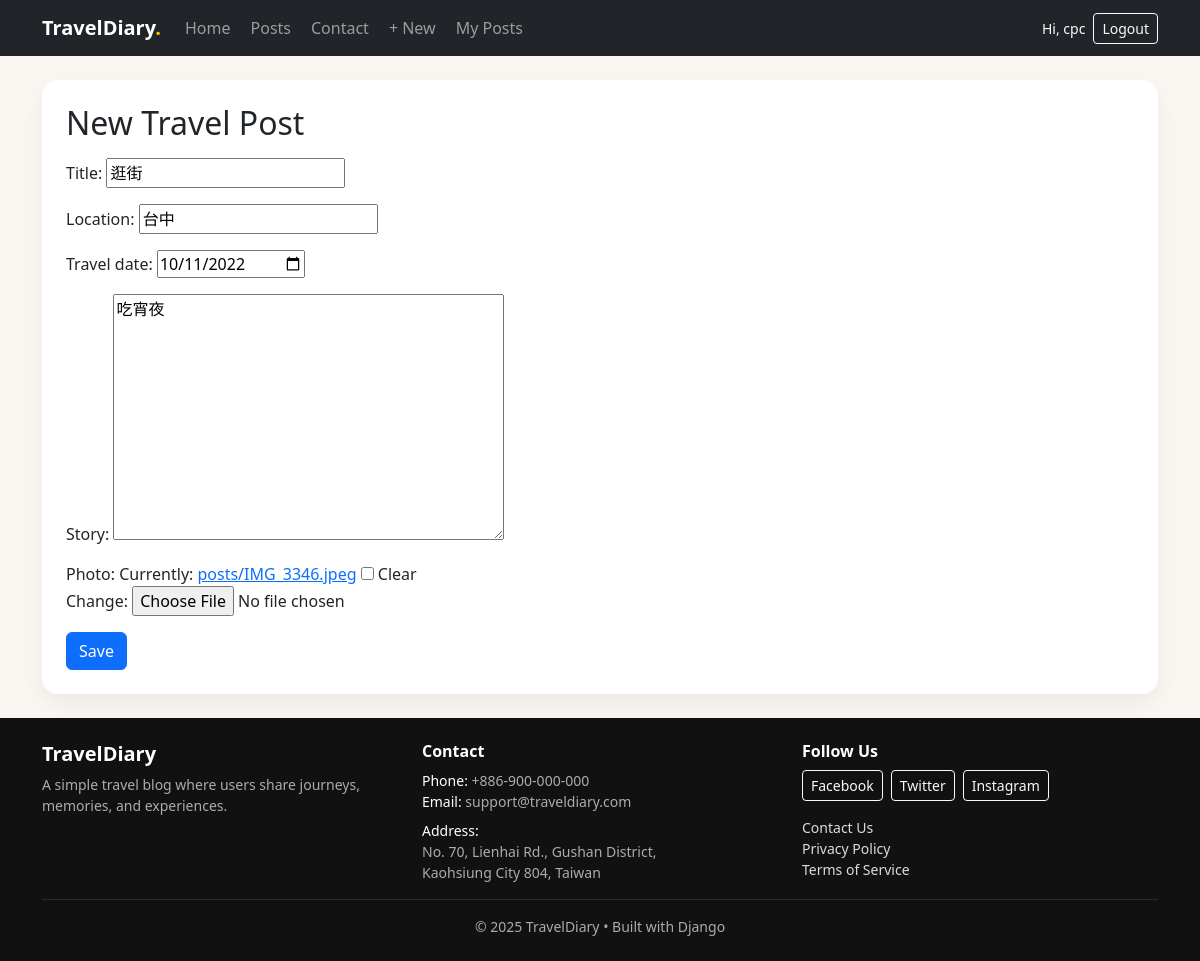
Screenshot of /post/2/edit/ (signed in) with the database file from the repository.
### diary/models.py (models this page shows, shortened)
class Post(models.Model):
    title = models.CharField(max_length=120)
    location = models.CharField(max_length=120, blank=True)
    travel_date = models.DateField(null=True, blank=True)
    story = models.TextField()
    photo = models.ImageField(upload_to='posts/', blank=True, null=True)
    created_at = models.DateTimeField(auto_now_add=True)
    author = models.ForeignKey(
        settings.AUTH_USER_MODEL,
        on_delete=models.CASCADE,
        related_name='travel_posts'
    )
    class Meta:
        ordering = ['-created_at']

### diary/views.py (the view)
# urls.py: path('post/<int:pk>/edit/', PostUpdateView.as_view(), name='post_edit'),
class PostUpdateView(LoginRequiredMixin, AuthorRequiredMixin, UpdateView):
    model = Post
    form_class = PostForm
    template_name = 'diary/post_form.html'

### diary/forms.py
class PostForm(forms.ModelForm):
    class Meta:
        model = Post
        fields = ['title', 'location', 'travel_date', 'story', 'photo']  # photo included
        widgets = {
            'travel_date': forms.DateInput(attrs={'type': 'date'}),
        }

### diary/views.py (called while the page is built)
    def test_func(self):
        obj = self.get_object()
        return obj.author == self.request.user

### diary/templates/diary/post_form.html (shortened to what this page needs)
{% extends 'base.html' %}
{% block content %}
<h2 class="mb-3">New Travel Post</h2>
<form method="post" enctype="multipart/form-data">
  {{ form.as_p }}
  <button class="btn btn-primary" type="submit">Save</button>
</form>
{% endblock %}

### templates/base.html (shortened to what this page needs)
{% load static %}
<!doctype html>
<html lang="en">
<head>
  <link href="https://cdn.jsdelivr.net/npm/bootstrap@5.3.3/dist/css/bootstrap.min.css" rel="stylesheet">
</head>
<body class="d-flex flex-column min-vh-100">
  <nav class="navbar navbar-expand-lg navbar-dark bg-dark">
    <div class="container">
      <a class="navbar-brand fw-semibold" href="{% url 'home' %}">
        TravelDiary<span class="brand-dot">.</span>
      </a>
      <div id="nav" class="collapse navbar-collapse">
        <ul class="navbar-nav me-auto gap-lg-1">
          <li class="nav-item">
            <a class="nav-link" href="{% url 'home' %}">Home</a>
          </li>
          <li class="nav-item">
            <a class="nav-link" href="{% url 'post_list' %}">Posts</a>
          </li>
          <li class="nav-item">
            <a class="nav-link" href="{% url 'contact' %}">Contact</a>
          </li>
          {% if user.is_authenticated %}
            <li class="nav-item">
              <a class="nav-link" href="{% url 'post_create' %}">+ New</a>
            </li>
            <li class="nav-item">
              <a class="nav-link" href="{% url 'my_posts' %}">My Posts</a>
            </li>
          {% endif %}
        </ul>
        <div class="d-flex gap-2">
          {% if user.is_authenticated %}
            <span class="text-light small align-self-center d-none d-md-inline">
              Hi, {{ user.username }}
            </span>
            <form method="post" action="{% url 'logout' %}">
              <button class="btn btn-outline-light btn-sm" type="submit">Logout</button>
            </form>
          {% else %}
            <a class="btn btn-outline-light btn-sm" href="{% url 'login' %}">Login</a>
            <a class="btn btn-warning btn-sm" href="{% url 'signup' %}">Sign up</a>
          {% endif %}
        </div>
      </div>
    </div>
  </nav>
  <main class="flex-fill">
    <div class="container py-4">
      <div class="card card-soft p-3 p-md-4">
        {% block content %}{% endblock %}
      </div>
    </div>
  </main>
  <footer class="footer-dark mt-auto">
    <div class="container py-4">
      <div class="row g-4">
        <div class="col-md-4">
          <h5 class="fw-semibold mb-2">TravelDiary</h5>
          <p class="small text-muted mb-0">
            A simple travel blog where users share journeys, memories, and experiences.
          </p>
        </div>
        <div class="col-md-4">
          <h6 class="fw-semibold mb-2">Contact</h6>
          <div class="small">
            <div>Phone: <span class="text-muted">+886-900-000-000</span></div>
            <div>Email: <span class="text-muted">support@traveldiary.com</span></div>
            <div class="mt-2">
              Address:<br>
              <span class="text-muted">
                No. 70, Lienhai Rd., Gushan District,<br>
                Kaohsiung City 804, Taiwan
              </span>
            </div>
          </div>
        </div>
        <div class="col-md-4">
          <h6 class="fw-semibold mb-2">Follow Us</h6>
          <div class="d-flex flex-wrap gap-2 mb-3">
            <a class="btn btn-outline-light btn-sm" href="#">Facebook</a>
            <a class="btn btn-outline-light btn-sm" href="#">Twitter</a>
            <a class="btn btn-outline-light btn-sm" href="#">Instagram</a>
          </div>
          <div class="small">
            <a class="footer-link" href="{% url 'contact' %}">Contact Us</a><br>
            <a class="footer-link" href="#">Privacy Policy</a><br>
            <a class="footer-link" href="#">Terms of Service</a>
          </div>
        </div>
      </div>
      <hr class="border-secondary my-3">
      <div class="text-center small text-muted">
        © {% now "Y" %} TravelDiary • Built with Django
      </div>
    </div>
  </footer>
</body>
</html>

### templates/base.html (style rules this page uses)
body { background: #faf7f2; }
.brand-dot { color: #ffc107; }
.card-soft { border: 0; border-radius: 16px; box-shadow: 0 10px 25px rgba(0,0,0,.06); }
.footer-dark { background: #111; color: #fff; }
.footer-dark .text-muted { color: rgba(255,255,255,.65) !important; }
.footer-link { color: rgba(255,255,255,.85); text-decoration: none; }

### rows the page displays
Post: title "逛街", location "台中", travel_date "10/11/2022", story "吃宵夜"

### other values shown
{{ user.username }} "cpc"
